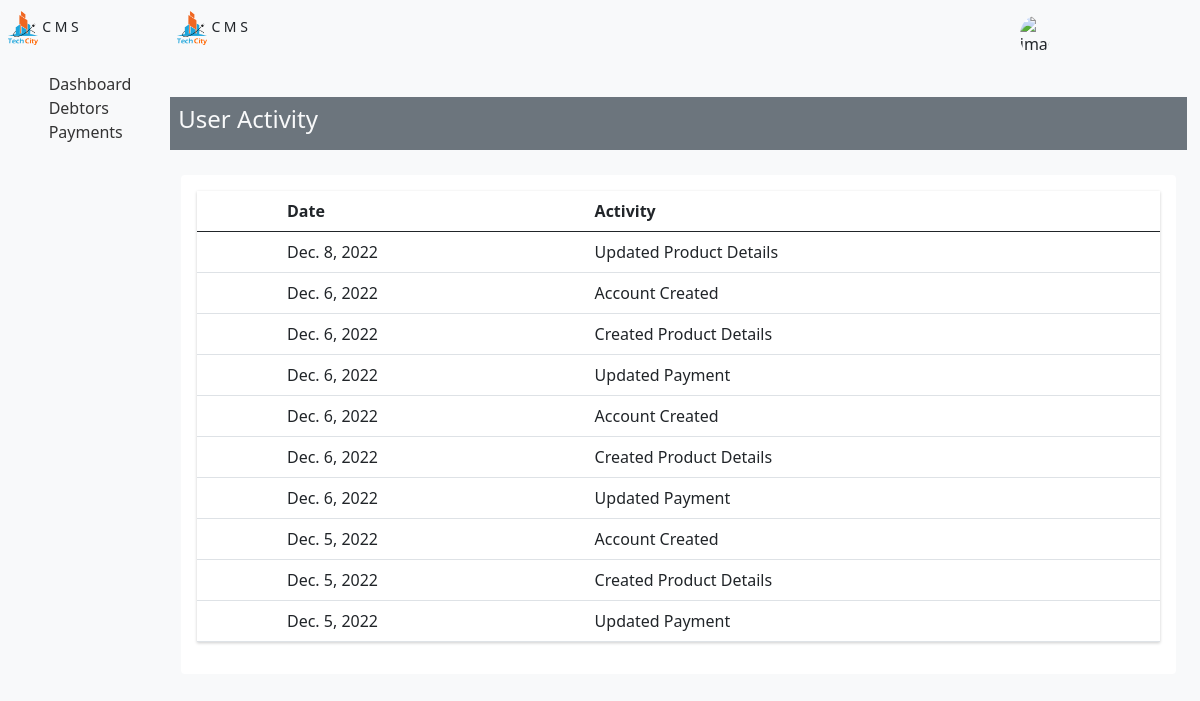
The app's page /accountActivity/userActivity/1/, older data.
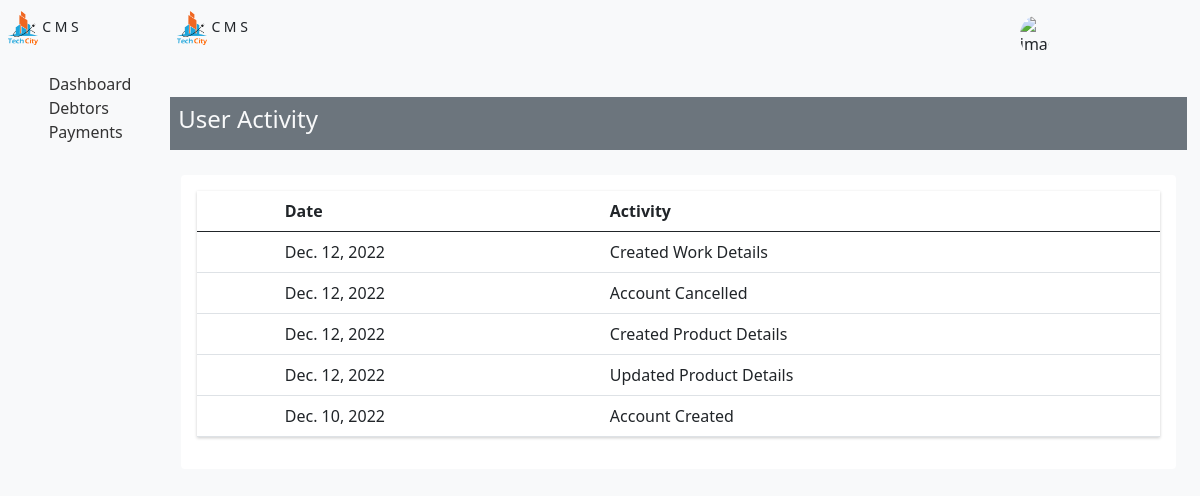
The same page, newer data.
### notis/models.py (models this page shows, shortened)
class Notifications(models.Model):
    user = models.ForeignKey("base.User", on_delete=models.CASCADE)
    partial_id = models.CharField(max_length=50)
    title = models.CharField(max_length=50)
    content = models.CharField(max_length=255)
    is_read = models.CharField(max_length=50, blank=True, default = 'no')
    created = models.DateField(auto_now_add=True)
    class Meta:
        ordering = ['-created']

### notis/views.py (the view)
# urls.py: path('userActivity/<int:pk>/', views.userActivity, name = 'userActivity')
def userActivity(request, pk):
    try:
        notis =  Notifications.objects.filter(user = pk)
    except:
        print('no data')
    return render(request, 'user/userActivity.html', {'activities':notis})

### Templates/user/userActivity.html (shortened to what this page needs)
{% extends 'base/base.html' %}
{% load static %}
{% block content %}
<div class="dash">
    {% include 'base/aside.html' %}
    <div class="center-panel">
            <div class="container">
                <div class="top-panel text-dark d-flex flex-row justify-content-between">
                    <div class="dash-logo d-flex align-items-center justify-content-between py-3">
                        <div class="px-2">
                            <img src="{% static 'assets/tc_logo.png' %}" alt="logo" class="" width='30px'>
                            <small class="text-dark">C M S</small>
                        </div>
                    </div>
                    <div class="top-panel-contents py-3 ">
                        <div class="user-notifications px-4 d-flex align-items-center">
                            <img src="{{user.image.url}}" alt="image" width="30px">
                            <small><i class="bi bi-bell" onclick="notficationsShow();"></i></small>
                            <small><i class="bi bi-gear px-3" onclick="settingsShow();"></i></small>
                            <div class="drop-menu">
                                <i class="bi bi-list px-2"></i>
                            </div>
                        </div>
                    </div>
                </div>
            </div>
        <section class="main-app-area mt-4">
            <div class="container">
                <div class="heading d-flex justify-content-between align-items-center mb-4 bg-secondary text-light">
                    <div class="debtor-details d-flex align-items-center py-2 px-2">
                        <h4>User Activity</h4>
                    </div>
                </div>
                <section class="recent-activities mt-4">
                    <div class="container">
                        <div class="row">
                            <div class="col col-mid-8">
                                <div class="card ">
                                    <div class="card-body text-light">
                                        <table class="table-responsive table">
                                            <thead>
                                                <th></th>
                                                <th>Date</th>
                                                <th>Activity</th>
                                            </thead>
                                            <tbody>
                                                {% for activity in activities %}
                                                <tr>
                                                    <td style="color:green;" ><i class="bi bi-box-arrow-in-up"></i></td>
                                                    <td>{{activity.created}}</td>
                                                    <td>{{activity.content}} </td>
                                                </tr>
                                                {% endfor %}
                                            </tbody>
                                        </table>
                                    </div>
                                </div>
                            </div>
                        </div>
            </div>
        </section>
</div>
{% endblock content %}

Row changes from the older to the newer data that the page shows:
removed Notifications: created "Dec. 8, 2022", content "Updated Product Details"
removed Notifications: created "Dec. 6, 2022", content "Account Created"
removed Notifications: created "Dec. 6, 2022", content "Created Product Details"
removed Notifications: created "Dec. 6, 2022", content "Updated Payment"
removed Notifications: created "Dec. 6, 2022", content "Account Created"
removed Notifications: created "Dec. 6, 2022", content "Created Product Details"
removed Notifications: created "Dec. 6, 2022", content "Updated Payment"
removed Notifications: created "Dec. 5, 2022", content "Updated Payment"
changed Notifications: created "Dec. 5, 2022" → "Dec. 12, 2022"; content "Created Product Details" → "Created Work Details"; moves up the list
added Notifications: created "Dec. 12, 2022", content "Account Cancelled"
now on this page (row edited): Notifications: created "Dec. 12, 2022", content "Created Product Details"
now on this page (row edited): Notifications: created "Dec. 12, 2022", content "Updated Product Details"
changed Notifications "Account Created": created "Dec. 5, 2022" → "Dec. 10, 2022"
